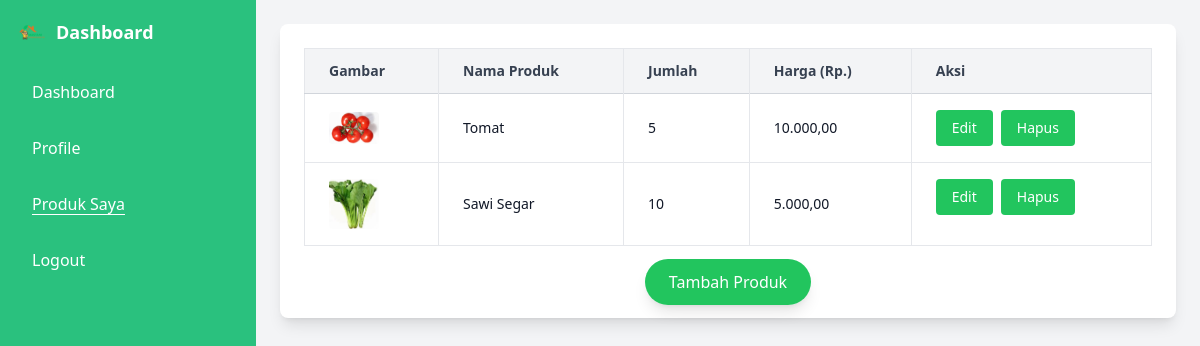
/penjual/produk/ (signed in), run on the app's committed database.
### seller_app/models.py (models this page shows, shortened)
class Product(models.Model):
    seller = models.ForeignKey(CustomUser, on_delete=models.CASCADE, default=1)
    name = models.CharField(max_length=200)
    image = models.ImageField(upload_to='products/')
    quantity = models.IntegerField()
    price = models.DecimalField(max_digits=10, decimal_places=2)

### seller_app/views.py (the view)
# urls.py: path('produk/', views.product_list, name='product_list'),
def product_list(request):
    products = Product.objects.all()
    return render(request, 'seller_app/product_list.html', {'products': products, 'active_page':'product'})

### seller_app/templates/seller_app/product_list.html (shortened to what this page needs)
{% extends 'seller_app/base.html' %} {% load static %} {% load humanize %} {% block content %}
<div class="min-h-screen flex-1 flex-col items-center justify-center bg-gray-100 p-6">
  <div class="w-full max-w-5xl bg-white shadow-lg rounded-lg p-6">
    <div class="overflow-x-auto">
      <table class="min-w-full table-auto border-collapse border border-gray-200">
        <thead>
          <tr class="bg-gray-100 border-b border-gray-300">
            <th class="px-6 py-3 text-left text-sm font-semibold text-gray-700 border-r border-gray-200">Gambar</th>
            <th class="px-6 py-3 text-left text-sm font-semibold text-gray-700 border-r border-gray-200">Nama Produk</th>
            <th class="px-6 py-3 text-left text-sm font-semibold text-gray-700 border-r border-gray-200">Jumlah</th>
            <th class="px-6 py-3 text-left text-sm font-semibold text-gray-700 border-r border-gray-200">Harga (Rp.)</th>
            <th class="px-6 py-3 text-left text-sm font-semibold text-gray-700">Aksi</th>
          </tr>
        </thead>
        <tbody class="divide-y divide-gray-200">
          {% for product in products %}
          <tr class="hover:bg-gray-50">
            <td class="px-6 py-4 border-r border-gray-200">
              <img src="{{ product.image.url }}" alt="{{ product.name }}" width="50" class="rounded" />
            </td>
            <td class="px-6 py-4 text-sm text-gray-900 border-r border-gray-200">{{ product.name }}</td>
            <td class="px-6 py-4 text-sm text-gray-900 border-r border-gray-200">{{ product.quantity }}</td>
            <td class="px-6 py-4 text-sm text-gray-900 border-r border-gray-200">{{ product.price|intcomma }}</td>
            <td class="px-6 py-4 text-sm text-gray-900 flex gap-2">
              <form action="{% url 'edit_product' product.id %}" method="GET">
                <button type="submit" class="bg-green-500 text-white px-4 py-2 rounded hover:bg-green-600 transition duration-300">Edit</button>
              </form>
              <form action="{% url 'delete_product' product.id %}" method="POST">
                <button type="submit" class="bg-green-500 text-white px-4 py-2 rounded hover:bg-green-600 transition duration-300">Hapus</button>
              </form>
            </td>
          </tr>
          {% endfor %}
        </tbody>
      </table>
    </div>
    <div class="mt-6 text-center">
      <a href="{% url 'add_product' %}" class="bg-green-500 text-white px-6 py-3 rounded-full hover:bg-green-600 transition duration-300 shadow-lg"> Tambah Produk </a>
    </div>
  </div>
</div>
{% endblock %}

### data on the page
Product: image (picture), name "Tomat", quantity "5", price "10.000,00"
Product: image (picture), name "Sawi Segar", quantity "10", price "5.000,00"
